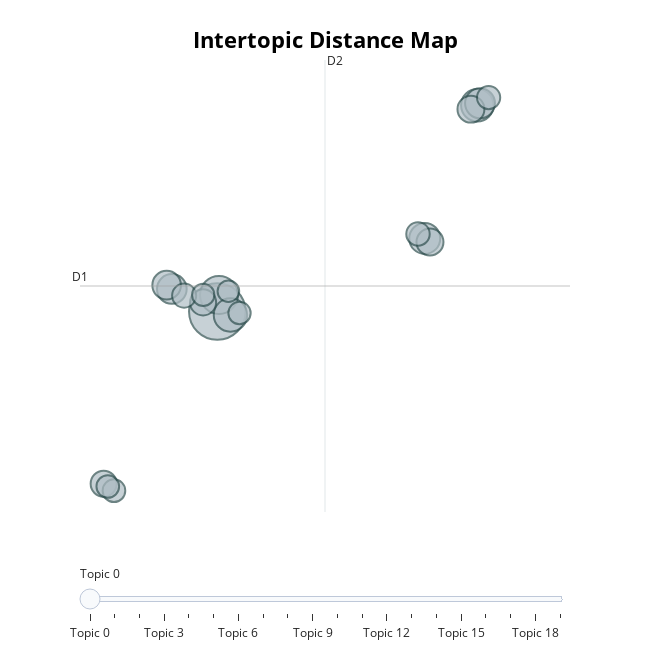

This figure's notebook cell:
### Code cell
topic_model_title.visualize_topics(top_n_topics=20)

### Figure 1 — Plotly figure (JSON) as saved in the notebook; plotly's stock layout.template omitted (floating-point values rounded to 4 significant figures)
{"data": [{"customdata": [[0, "la | finding | age | last | great", 724, 10.02, 2.026], [1, "miss | eye | finding | forever | back", 326, 10.08, 2.935], [2, "john | bob | mr | name | lee", 252, 10.5, 1.837], [3, "girl | father | son | child | boy", 239, 19.61, 13.34], [4, "desert | late | sweet | white | people", 217, 17.67, 6.031], [5, "im | everything | man | thing | best", 203, 19.71, 13.44], [6, "water | tale | without | yellow | 11", 199, 8.337, 3.263], [7, "mystery | city | called | god | sweet", 185, 8.145, 3.47], [8, "sky | light | behind | high | let", 165, 17.87, 5.837], [9, "12 | 10 | year | piece | die", 164, 19.38, 13.12], [10, "movie | disaster | iii | ii | big", 154, 9.49, 2.524], [11, "day | last | part | earth | night", 153, 5.82, -7.419], [12, "dog | people | american | must | bob", 131, 8.791, 2.898], [13, "red | black | white | yellow | light", 124, 17.42, 6.28], [14, "dead | death | die | must | live", 122, 20.03, 13.75], [15, "night | good | school | come | live", 116, 6.201, -7.8], [16, "war | art | world | men | disaster", 116, 5.972, -7.571], [17, "high | cry | let | america | la", 113, 10.84, 1.942], [18, "father | fat | big | get | disaster", 113, 9.495, 2.934], [19, "eye | lee | snow | red | white", 106, 10.42, 3.136]], "hovertemplate": "<b>Topic %{customdata[0]}</b><br>%{customdata[1]}<br>Size: %{customdata[2]}", "legendgroup": "", "marker": {"color": "#B0BEC5", "line": {"color": "DarkSlateGrey", "width": 2}, "size": [724, 326, 252, 239, 217, 203, 199, 185, 165, 164, 154, 153, 131, 124, 122, 116, 116, 113, 113, 106], "sizemode": "area", "sizeref": 0.4525, "symbol": "circle"}, "mode": "markers", "name": "", "showlegend": false, "type": "scatter", "x": [10.02, 10.08, 10.5, 19.61, 17.67, 19.71, 8.337, 8.145, 17.87, 19.38, 9.49, 5.82, 8.791, 17.42, 20.03, 6.201, 5.972, 10.84, 9.495, 10.42], "xaxis": "x", "y": [2.026, 2.935, 1.837, 13.34, 6.031, 13.44, 3.263, 3.47, 5.837, 13.12, 2.524, -7.419, 2.898, 6.28, 13.75, -7.8, -7.571, 1.942, 2.934, 3.136], "yaxis": "y"}], "layout": {"annotations": [{"showarrow": false, "text": "D1", "x": 4.947, "y": 3.424, "yshift": 10}, {"showarrow": false, "text": "D2", "x": 13.99, "xshift": 10, "y": 15.82}], "height": 650, "hoverlabel": {"bgcolor": "white", "font": {"family": "Rockwell", "size": 16}}, "legend": {"itemsizing": "constant", "tracegroupgap": 0}, "margin": {"t": 60}, "shapes": [{"line": {"color": "#CFD8DC", "width": 2}, "type": "line", "x0": 13.99, "x1": 13.99, "y0": -8.969, "y1": 15.82}, {"line": {"color": "#9E9E9E", "width": 2}, "type": "line", "x0": 4.947, "x1": 23.04, "y0": 3.424, "y1": 3.424}], "sliders": [{"active": 0, "pad": {"t": 50}, "steps": [{"args": [{"marker.color": [["red", "#B0BEC5", "#B0BEC5", "#B0BEC5", "#B0BEC5", "#B0BEC5", "#B0BEC5", "#B0BEC5", "#B0BEC5", "#B0BEC5", "#B0BEC5", "#B0BEC5", "#B0BEC5", "#B0BEC5", "#B0BEC5", "#B0BEC5", "#B0BEC5", "#B0BEC5", "#B0BEC5", "#B0BEC5"]]}], "label": "Topic 0", "method": "update"}, {"args": [{"marker.color": [["#B0BEC5", "red", "#B0BEC5", "#B0BEC5", "#B0BEC5", "#B0BEC5", "#B0BEC5", "#B0BEC5", "#B0BEC5", "#B0BEC5", "#B0BEC5", "#B0BEC5", "#B0BEC5", "#B0BEC5", "#B0BEC5", "#B0BEC5", "#B0BEC5", "#B0BEC5", "#B0BEC5", "#B0BEC5"]]}], "label": "Topic 1", "method": "update"}, {"args": [{"marker.color": [["#B0BEC5", "#B0BEC5", "red", "#B0BEC5", "#B0BEC5", "#B0BEC5", "#B0BEC5", "#B0BEC5", "#B0BEC5", "#B0BEC5", "#B0BEC5", "#B0BEC5", "#B0BEC5", "#B0BEC5", "#B0BEC5", "#B0BEC5", "#B0BEC5", "#B0BEC5", "#B0BEC5", "#B0BEC5"]]}], "label": "Topic 2", "method": "update"}, {"args": [{"marker.color": [["#B0BEC5", "#B0BEC5", "#B0BEC5", "red", "#B0BEC5", "#B0BEC5", "#B0BEC5", "#B0BEC5", "#B0BEC5", "#B0BEC5", "#B0BEC5", "#B0BEC5", "#B0BEC5", "#B0BEC5", "#B0BEC5", "#B0BEC5", "#B0BEC5", "#B0BEC5", "#B0BEC5", "#B0BEC5"]]}], "label": "Topic 3", "method": "update"}, {"args": [{"marker.color": [["#B0BEC5", "#B0BEC5", "#B0BEC5", "#B0BEC5", "red", "#B0BEC5", "#B0BEC5", "#B0BEC5", "#B0BEC5", "#B0BEC5", "#B0BEC5", "#B0BEC5", "#B0BEC5", "#B0BEC5", "#B0BEC5", "#B0BEC5", "#B0BEC5", "#B0BEC5", "#B0BEC5", "#B0BEC5"]]}], "label": "Topic 4", "method": "update"}, {"args": [{"marker.color": [["#B0BEC5", "#B0BEC5", "#B0BEC5", "#B0BEC5", "#B0BEC5", "red", "#B0BEC5", "#B0BEC5", "#B0BEC5", "#B0BEC5", "#B0BEC5", "#B0BEC5", "#B0BEC5", "#B0BEC5", "#B0BEC5", "#B0BEC5", "#B0BEC5", "#B0BEC5", "#B0BEC5", "#B0BEC5"]]}], "label": "Topic 5", "method": "update"}, {"args": [{"marker.color": [["#B0BEC5", "#B0BEC5", "#B0BEC5", "#B0BEC5", "#B0BEC5", "#B0BEC5", "red", "#B0BEC5", "#B0BEC5", "#B0BEC5", "#B0BEC5", "#B0BEC5", "#B0BEC5", "#B0BEC5", "#B0BEC5", "#B0BEC5", "#B0BEC5", "#B0BEC5", "#B0BEC5", "#B0BEC5"]]}], "label": "Topic 6", "method": "update"}, {"args": [{"marker.color": [["#B0BEC5", "#B0BEC5", "#B0BEC5", "#B0BEC5", "#B0BEC5", "#B0BEC5", "#B0BEC5", "red", "#B0BEC5", "#B0BEC5", "#B0BEC5", "#B0BEC5", "#B0BEC5", "#B0BEC5", "#B0BEC5", "#B0BEC5", "#B0BEC5", "#B0BEC5", "#B0BEC5", "#B0BEC5"]]}], "label": "Topic 7", "method": "update"}, {"args": [{"marker.color": [["#B0BEC5", "#B0BEC5", "#B0BEC5", "#B0BEC5", "#B0BEC5", "#B0BEC5", "#B0BEC5", "#B0BEC5", "red", "#B0BEC5", "#B0BEC5", "#B0BEC5", "#B0BEC5", "#B0BEC5", "#B0BEC5", "#B0BEC5", "#B0BEC5", "#B0BEC5", "#B0BEC5", "#B0BEC5"]]}], "label": "Topic 8", "method": "update"}, {"args": [{"marker.color": [["#B0BEC5", "#B0BEC5", "#B0BEC5", "#B0BEC5", "#B0BEC5", "#B0BEC5", "#B0BEC5", "#B0BEC5", "#B0BEC5", "red", "#B0BEC5", "#B0BEC5", "#B0BEC5", "#B0BEC5", "#B0BEC5", "#B0BEC5", "#B0BEC5", "#B0BEC5", "#B0BEC5", "#B0BEC5"]]}], "label": "Topic 9", "method": "update"}, {"args": [{"marker.color": [["#B0BEC5", "#B0BEC5", "#B0BEC5", "#B0BEC5", "#B0BEC5", "#B0BEC5", "#B0BEC5", "#B0BEC5", "#B0BEC5", "#B0BEC5", "red", "#B0BEC5", "#B0BEC5", "#B0BEC5", "#B0BEC5", "#B0BEC5", "#B0BEC5", "#B0BEC5", "#B0BEC5", "#B0BEC5"]]}], "label": "Topic 10", "method": "update"}, {"args": [{"marker.color": [["#B0BEC5", "#B0BEC5", "#B0BEC5", "#B0BEC5", "#B0BEC5", "#B0BEC5", "#B0BEC5", "#B0BEC5", "#B0BEC5", "#B0BEC5", "#B0BEC5", "red", "#B0BEC5", "#B0BEC5", "#B0BEC5", "#B0BEC5", "#B0BEC5", "#B0BEC5", "#B0BEC5", "#B0BEC5"]]}], "label": "Topic 11", "method": "update"}, {"args": [{"marker.color": [["#B0BEC5", "#B0BEC5", "#B0BEC5", "#B0BEC5", "#B0BEC5", "#B0BEC5", "#B0BEC5", "#B0BEC5", "#B0BEC5", "#B0BEC5", "#B0BEC5", "#B0BEC5", "red", "#B0BEC5", "#B0BEC5", "#B0BEC5", "#B0BEC5", "#B0BEC5", "#B0BEC5", "#B0BEC5"]]}], "label": "Topic 12", "method": "update"}, {"args": [{"marker.color": [["#B0BEC5", "#B0BEC5", "#B0BEC5", "#B0BEC5", "#B0BEC5", "#B0BEC5", "#B0BEC5", "#B0BEC5", "#B0BEC5", "#B0BEC5", "#B0BEC5", "#B0BEC5", "#B0BEC5", "red", "#B0BEC5", "#B0BEC5", "#B0BEC5", "#B0BEC5", "#B0BEC5", "#B0BEC5"]]}], "label": "Topic 13", "method": "update"}, {"args": [{"marker.color": [["#B0BEC5", "#B0BEC5", "#B0BEC5", "#B0BEC5", "#B0BEC5", "#B0BEC5", "#B0BEC5", "#B0BEC5", "#B0BEC5", "#B0BEC5", "#B0BEC5", "#B0BEC5", "#B0BEC5", "#B0BEC5", "red", "#B0BEC5", "#B0BEC5", "#B0BEC5", "#B0BEC5", "#B0BEC5"]]}], "label": "Topic 14", "method": "update"}, {"args": [{"marker.color": [["#B0BEC5", "#B0BEC5", "#B0BEC5", "#B0BEC5", "#B0BEC5", "#B0BEC5", "#B0BEC5", "#B0BEC5", "#B0BEC5", "#B0BEC5", "#B0BEC5", "#B0BEC5", "#B0BEC5", "#B0BEC5", "#B0BEC5", "red", "#B0BEC5", "#B0BEC5", "#B0BEC5", "#B0BEC5"]]}], "label": "Topic 15", "method": "update"}, {"args": [{"marker.color": [["#B0BEC5", "#B0BEC5", "#B0BEC5", "#B0BEC5", "#B0BEC5", "#B0BEC5", "#B0BEC5", "#B0BEC5", "#B0BEC5", "#B0BEC5", "#B0BEC5", "#B0BEC5", "#B0BEC5", "#B0BEC5", "#B0BEC5", "#B0BEC5", "red", "#B0BEC5", "#B0BEC5", "#B0BEC5"]]}], "label": "Topic 16", "method": "update"}, {"args": [{"marker.color": [["#B0BEC5", "#B0BEC5", "#B0BEC5", "#B0BEC5", "#B0BEC5", "#B0BEC5", "#B0BEC5", "#B0BEC5", "#B0BEC5", "#B0BEC5", "#B0BEC5", "#B0BEC5", "#B0BEC5", "#B0BEC5", "#B0BEC5", "#B0BEC5", "#B0BEC5", "red", "#B0BEC5", "#B0BEC5"]]}], "label": "Topic 17", "method": "update"}, {"args": [{"marker.color": [["#B0BEC5", "#B0BEC5", "#B0BEC5", "#B0BEC5", "#B0BEC5", "#B0BEC5", "#B0BEC5", "#B0BEC5", "#B0BEC5", "#B0BEC5", "#B0BEC5", "#B0BEC5", "#B0BEC5", "#B0BEC5", "#B0BEC5", "#B0BEC5", "#B0BEC5", "#B0BEC5", "red", "#B0BEC5"]]}], "label": "Topic 18", "method": "update"}, {"args": [{"marker.color": [["#B0BEC5", "#B0BEC5", "#B0BEC5", "#B0BEC5", "#B0BEC5", "#B0BEC5", "#B0BEC5", "#B0BEC5", "#B0BEC5", "#B0BEC5", "#B0BEC5", "#B0BEC5", "#B0BEC5", "#B0BEC5", "#B0BEC5", "#B0BEC5", "#B0BEC5", "#B0BEC5", "#B0BEC5", "red"]]}], "label": "Topic 19", "method": "update"}]}], "title": {"font": {"color": "Black", "size": 22}, "text": "<b>Intertopic Distance Map</b>", "x": 0.5, "xanchor": "center", "y": 0.95, "yanchor": "top"}, "width": 650, "xaxis": {"anchor": "y", "domain": [0, 1], "range": [4.947, 23.04], "title": {"text": ""}, "visible": false}, "yaxis": {"anchor": "x", "domain": [0, 1], "range": [-8.969, 15.82], "title": {"text": ""}, "visible": false}}}
